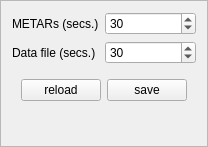
<?xml version="1.0" encoding="UTF-8"?>
<ui version="4.0">
 <class>CSettingsVatsimReadersComponent</class>
 <widget class="QFrame" name="CSettingsVatsimReadersComponent">
  <property name="geometry">
   <rect>
    <x>0</x>
    <y>0</y>
    <width>204</width>
    <height>147</height>
   </rect>
  </property>
  <property name="windowTitle">
   <string>Frame</string>
  </property>
  <property name="frameShape">
   <enum>QFrame::StyledPanel</enum>
  </property>
  <property name="frameShadow">
   <enum>QFrame::Raised</enum>
  </property>
  <layout class="QFormLayout" name="formLayout">
   <item row="0" column="0">
    <widget class="QLabel" name="lbl_Metars">
     <property name="text">
      <string>METARs (secs.)</string>
     </property>
    </widget>
   </item>
   <item row="0" column="1">
    <widget class="QSpinBox" name="sb_Metar">
     <property name="minimum">
      <number>10</number>
     </property>
     <property name="maximum">
      <number>500</number>
     </property>
     <property name="singleStep">
      <number>1</number>
     </property>
     <property name="value">
      <number>30</number>
     </property>
    </widget>
   </item>
   <item row="1" column="0">
    <widget class="QLabel" name="lbl_DataFile">
     <property name="text">
      <string>Data file (secs.)</string>
     </property>
    </widget>
   </item>
   <item row="1" column="1">
    <widget class="QSpinBox" name="sb_DataFile">
     <property name="minimum">
      <number>10</number>
     </property>
     <property name="maximum">
      <number>500</number>
     </property>
     <property name="singleStep">
      <number>1</number>
     </property>
     <property name="value">
      <number>30</number>
     </property>
    </widget>
   </item>
   <item row="2" column="0" colspan="2">
    <widget class="QWidget" name="wi_Buttons" native="true">
     <layout class="QHBoxLayout" name="horizontalLayout">
      <item>
       <widget class="QPushButton" name="pb_Reload">
        <property name="text">
         <string>reload</string>
        </property>
       </widget>
      </item>
      <item>
       <widget class="QPushButton" name="pb_Save">
        <property name="text">
         <string>save</string>
        </property>
       </widget>
      </item>
     </layout>
    </widget>
   </item>
  </layout>
 </widget>
 <resources/>
 <connections/>
</ui>
